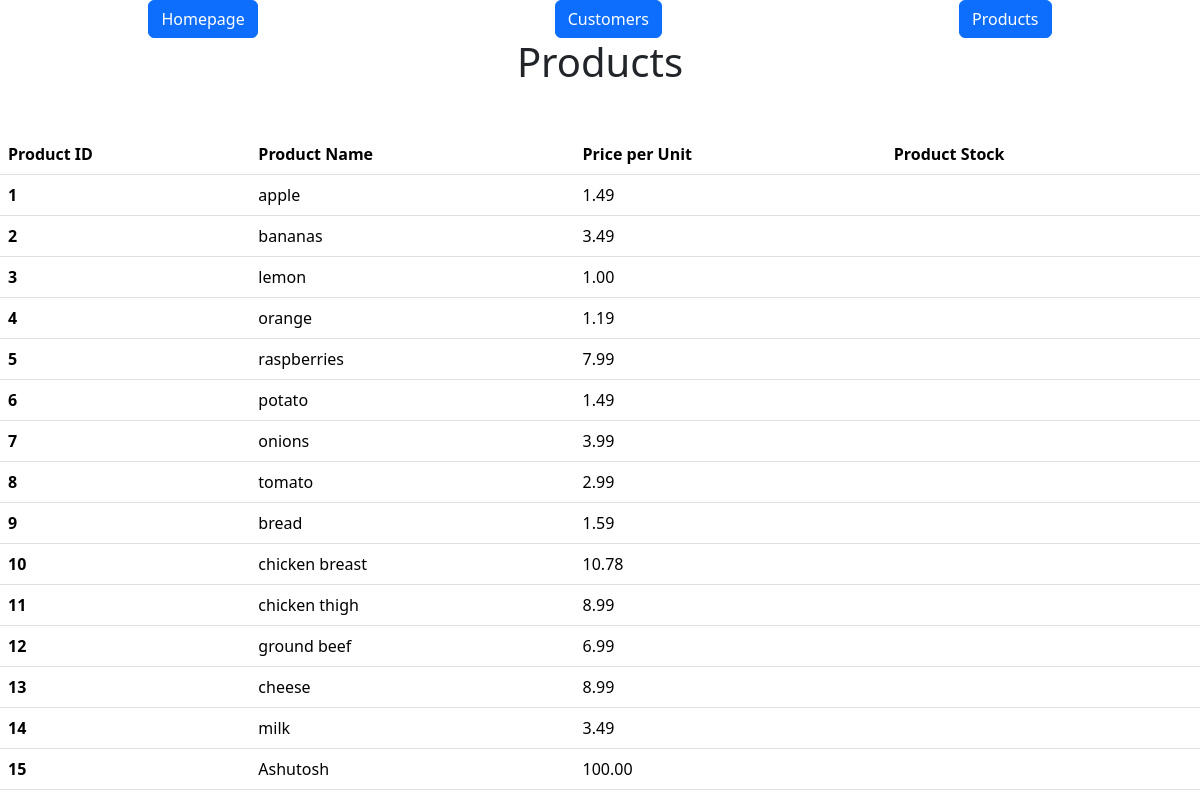
Page /products on the committed database.
### models.py (models this page shows)
class Product(db.Model):
    id = mapped_column(Integer, primary_key=True)
    name = mapped_column(String(100), nullable=False)
    price = mapped_column(DECIMAL(10,2), nullable=False)
    stock = mapped_column(Integer, nullable=False)

### app.py (the view)
@app.route("/products")   # read product data from csv and use csv.dictreader to display the data in a table
def products(message = ""):
    return render_template('products.html', products = Product.query.all(), message = message)

### templates/products.html (shortened to what this page needs)
{% extends "base.html" %} {% block content %}
<h1 class="d-flex justify-content-center">Products</h1>
<br />
<table class="table table-hover">
  <thead>
    <tr>
      <th scope="col">Product ID</th>
      <th scope="col">Product Name</th>
      <th scope="col">Price per Unit</th>
      <th scope="col">Product Stock</th>
    </tr>
  </thead>
  <tbody>
    {% for product in products %}
    <tr>
      <th scope="row">{{ product.id }}</th>
      <td>{{ product.name }}</td>
      <td>{{ product.price }}</td>
      <td>{{ product.available }}</td>
    </tr>
    {% endfor %}
  </tbody>
</table>
{% endblock %}

### rows in the picture
Product: id "1", name "apple", price "1.49"
Product: id "2", name "bananas", price "3.49"
Product: id "3", name "lemon", price "1.00"
Product: id "4", name "orange", price "1.19"
Product: id "5", name "raspberries", price "7.99"
Product: id "6", name "potato", price "1.49"
Product: id "7", name "onions", price "3.99"
Product: id "8", name "tomato", price "2.99"
Product: id "9", name "bread", price "1.59"
Product: id "10", name "chicken breast", price "10.78"
Product: id "11", name "chicken thigh", price "8.99"
Product: id "12", name "ground beef", price "6.99"
Product: id "13", name "cheese", price "8.99"
Product: id "14", name "milk", price "3.49"
Product: id "15", name "Ashutosh", price "100.00"
